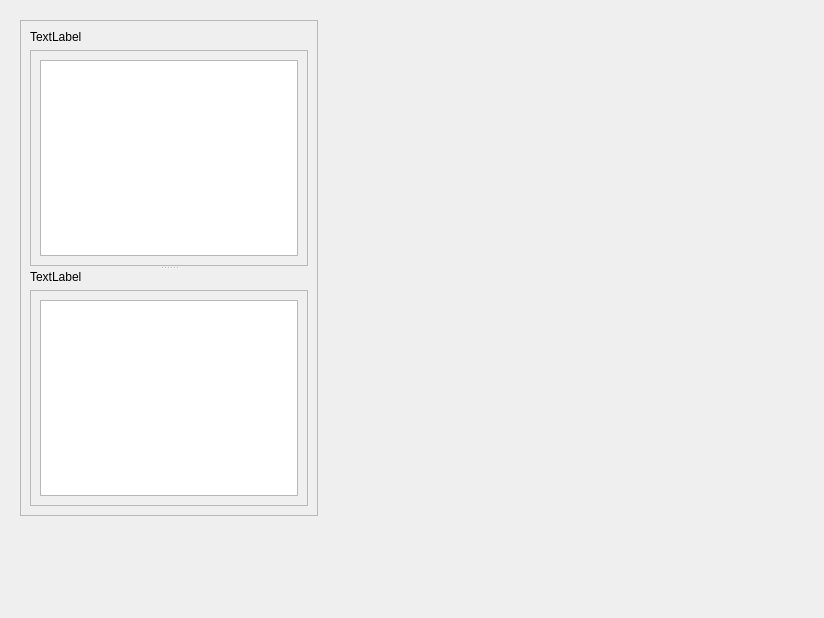
<?xml version="1.0" encoding="UTF-8"?>
<ui version="4.0">
 <class>Form</class>
 <widget class="QWidget" name="Form">
  <property name="geometry">
   <rect>
    <x>0</x>
    <y>0</y>
    <width>824</width>
    <height>618</height>
   </rect>
  </property>
  <property name="windowTitle">
   <string>Form</string>
  </property>
  <widget class="QFrame" name="frame">
   <property name="geometry">
    <rect>
     <x>20</x>
     <y>20</y>
     <width>298</width>
     <height>496</height>
    </rect>
   </property>
   <property name="frameShape">
    <enum>QFrame::StyledPanel</enum>
   </property>
   <property name="frameShadow">
    <enum>QFrame::Raised</enum>
   </property>
   <layout class="QVBoxLayout" name="verticalLayout_5">
    <item>
     <widget class="QSplitter" name="splitter">
      <property name="orientation">
       <enum>Qt::Vertical</enum>
      </property>
      <widget class="QWidget" name="">
       <layout class="QVBoxLayout" name="verticalLayout_4">
        <item>
         <widget class="QLabel" name="label">
          <property name="text">
           <string>TextLabel</string>
          </property>
         </widget>
        </item>
        <item>
         <widget class="QScrollArea" name="scrollArea">
          <property name="widgetResizable">
           <bool>true</bool>
          </property>
          <widget class="QWidget" name="scrollAreaWidgetContents">
           <property name="geometry">
            <rect>
             <x>0</x>
             <y>0</y>
             <width>274</width>
             <height>208</height>
            </rect>
           </property>
           <layout class="QVBoxLayout" name="verticalLayout">
            <item>
             <widget class="QTreeView" name="treeView"/>
            </item>
           </layout>
          </widget>
         </widget>
        </item>
       </layout>
      </widget>
      <widget class="QWidget" name="">
       <layout class="QVBoxLayout" name="verticalLayout_3">
        <item>
         <widget class="QLabel" name="label_2">
          <property name="text">
           <string>TextLabel</string>
          </property>
         </widget>
        </item>
        <item>
         <widget class="QScrollArea" name="scrollArea_2">
          <property name="widgetResizable">
           <bool>true</bool>
          </property>
          <widget class="QWidget" name="scrollAreaWidgetContents_2">
           <property name="geometry">
            <rect>
             <x>0</x>
             <y>0</y>
             <width>274</width>
             <height>208</height>
            </rect>
           </property>
           <layout class="QVBoxLayout" name="verticalLayout_2">
            <item>
             <widget class="QTreeView" name="treeView_2"/>
            </item>
           </layout>
          </widget>
         </widget>
        </item>
       </layout>
      </widget>
     </widget>
    </item>
   </layout>
  </widget>
 </widget>
 <resources/>
 <connections/>
</ui>
